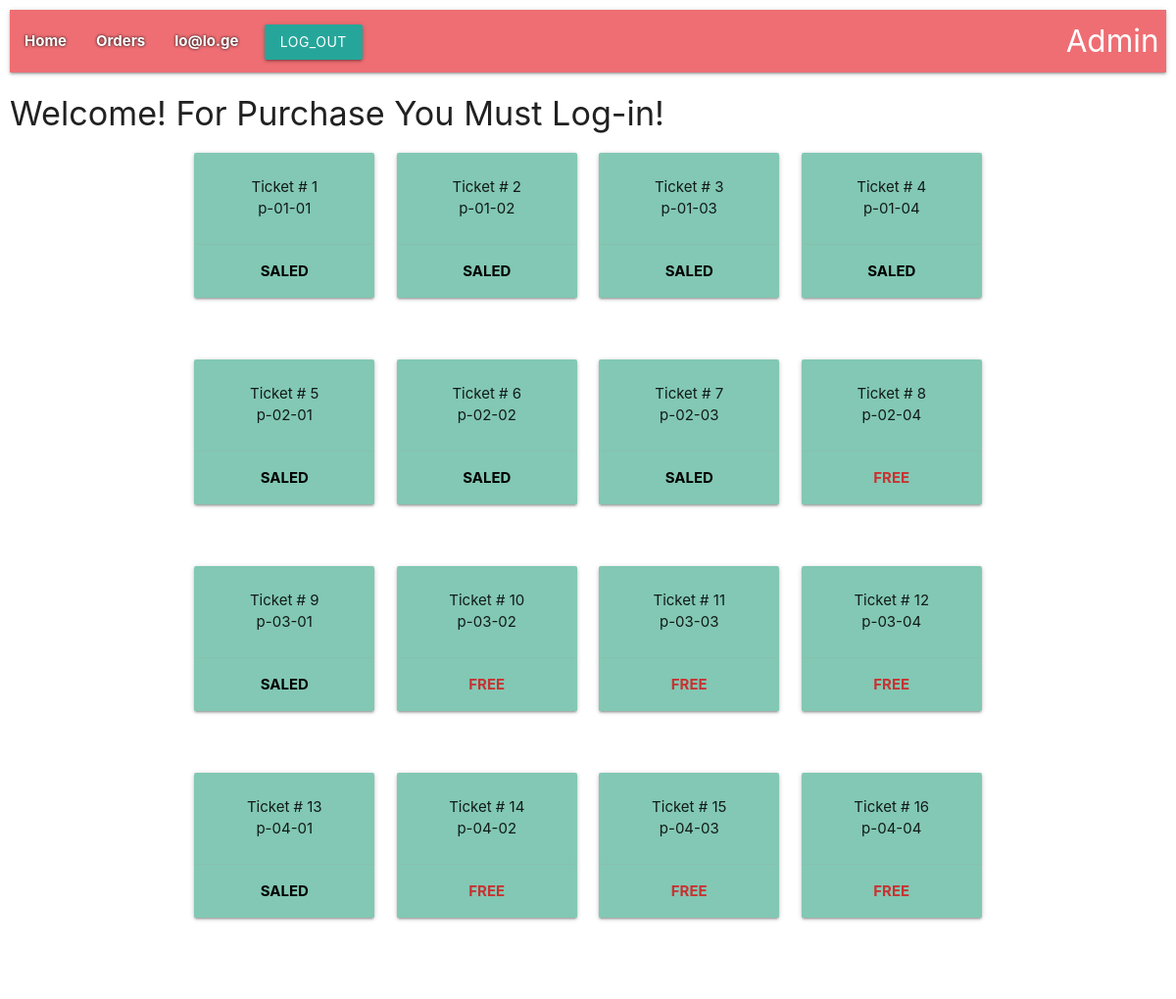
Screenshot of /tickets/ (signed in) with the database file from the repository.
### user/models.py (models this page shows, shortened)
class User(AbstractUser):
    username = None
    email = models.EmailField(_('email address'), unique=True)
    salary = models.DecimalField(
        max_digits=8, decimal_places=2,
        verbose_name=_('Salary'), help_text='in Lari)', default=Decimal(100)
    )
    phone_number = models.CharField(max_length=50, verbose_name=_('Phone Number'))
    objects = UserManager()
    USERNAME_FIELD = 'email'
    REQUIRED_FIELDS = []
    class Meta:
        verbose_name = _('Employee')
        verbose_name_plural = _('Employees')

### tickets/models.py (models this page shows, shortened)
class Ticket(models.Model):
    name = models.CharField(max_length=24, verbose_name='Name')
    start_time = models.DateTimeField(verbose_name='Start time', default=datetime(2021, 2, 3))
    end_time = models.DateTimeField(verbose_name="End time", default=datetime(2021, 2, 4))
    code = models.IntegerField(unique=True)
    price = models.IntegerField(default=12)
    class StatusType(TextChoices):
        FREE = 'Free', _("Free")
        SALED = 'Saled', _("Saled")
    status = models.CharField(max_length=5, choices=StatusType.choices, default=StatusType.FREE)

### tickets/views.py (the view)
# urls.py: path('', include('tickets.urls', namespace='tickets')),
def tickets(request: WSGIRequest):
    ticket_list = Ticket.objects.all()
    context = {
        'ticket_list': ticket_list,
    }
    return render(request=request, template_name='tickets/tickets.html', context=context)

### templates/tickets/tickets.html
{% extends 'base.html' %}
{% block content %}
<h4>Welcome! For Purchase You Must Log-in!</h4>
<div class="container">
    <div class="row">
        {% for ticket in ticket_list %}
        {% if forloop.counter0|divisibleby:4 %}
        <div class="row">
            {% endif %}
            <div class="col s12 m3 l3 center">
                <div class="row">
                    <div class="col s12">
                        <div class="card" style="background-color: rgb(130,200,180);">
                            <div class="card-content">
                                <p>Ticket # {{ ticket.pk }}</p>
                                <p>{{ ticket.name }}</p>
                            </div>
                            <div class="card-action">
                                {% if ticket.orders %}
                                <span style="color: rgb(0,0,0); font-weight: bold;">SALED</span>
                                {% else %}
                                <span style="color: rgb(200,50,50); font-weight: bold;">FREE</span>
                                {% endif %}
                            </div>
                        </div>
                    </div>
                </div>
            </div>
            {% if forloop.counter|divisibleby:4 or forloop.last %}
        </div>
        {% endif %}
        {% endfor %}
    </div>
</div>
{% endblock %}

### templates/partials/header.html (shortened to what this page needs)
<nav style="padding= 20px;">
    <div class="nav-wrapper">
      <ul id="nav-mobile" class="left hide-on-med-and-down">
        <li style="color: rgb(100,30,30); font-weight: bold; text-shadow: 0 0 3px #000000;"><a href="{% url 'tickets:index' %}">Home</a></li>
        {% if user.is_authenticated %}
          <li style="color: rgb(100,30,30); font-weight: bold; text-shadow: 0 0 3px #000000;"><a href="{% url 'tickets:order' %}">Orders</a></li>
          <li style="color: rgb(100,30,30); font-weight: bold; text-shadow: 0 0 3px #000000;"><a href="{% url 'tickets:personal' %}">{{ user.email }}</a></li>
          <li>
            <form action="{% url 'user:user_logout' %}" method="POST">
                <div class="row">
                    <div class="col s12">
                        <button class="btn waves-effect waves-light" type="submit" name="action">
                            Log_out
                        </button>
                    </div>
                </div>
            </form>
        {% else %}
        <li><a href="{% url 'user:user_login' %}" style="color: rgb(100,30,30); font-weight: bold; text-shadow: 0 0 3px #ffffff; float: right;">
            Log-in
        </a></li>
        {% endif %}
          <li><a href="{% url 'admin:index' %}" class="brand-logo right">
              Admin</a></li>
      </ul>
    </div>
</nav>

### rows the page displays
User: email "lo@lo.ge"
Ticket: pk "1", name "p-01-01", shows "SALED"
Ticket: pk "2", name "p-01-02", shows "SALED"
Ticket: pk "3", name "p-01-03", shows "SALED"
Ticket: pk "4", name "p-01-04", shows "SALED"
Ticket: pk "5", name "p-02-01", shows "SALED"
Ticket: pk "6", name "p-02-02", shows "SALED"
Ticket: pk "7", name "p-02-03", shows "SALED"
Ticket: pk "8", name "p-02-04", shows "FREE"
Ticket: pk "9", name "p-03-01", shows "SALED"
Ticket: pk "10", name "p-03-02", shows "FREE"
Ticket: pk "11", name "p-03-03", shows "FREE"
Ticket: pk "12", name "p-03-04", shows "FREE"
Ticket: pk "13", name "p-04-01", shows "SALED"
Ticket: pk "14", name "p-04-02", shows "FREE"
Ticket: pk "15", name "p-04-03", shows "FREE"
Ticket: pk "16", name "p-04-04", shows "FREE"
